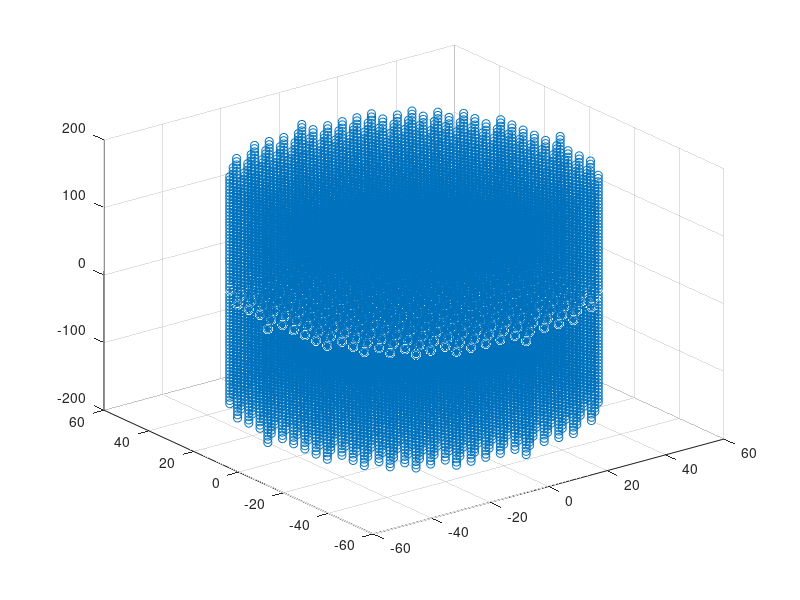

This figure's MATLAB source:
%Created by Yao-Wang Li, at Aug. 04, for cylinder simulation.

BoxSizeInPixel = 256;
PixelSize = 1.32;                     %A/pixel
BoxSize = round(BoxSizeInPixel * PixelSize);   %Box size in A  
BoxHalf = BoxSize/2 ;
rise = 4.8;
BoxHalf = BoxHalf - mod(BoxHalf,rise);
D = 100; 
r = D/2;

xy = zeros(1,2);

for i = [-r:5:r]
for j = [-r:5:r]
  r_square = r*r;
  if (i^2 + j^2 <= r_square)
    xy = [xy;i,j];
  else
    continue;
   end
 end
end
xy(1,:) = [];

num = rows(xy);
z = zeros(num,1);
coors = [xy,z];

for i = [-BoxHalf:rise:BoxHalf]
  if (i != 0)
    z = zeros(num,1);
    z(:) = i;
    tmp = [xy,z];
    coors = [coors;tmp];
  else
    continue;
  end
end

scatter3(coors(:,1),coors(:,2),coors(:,3));



 
fid = fopen('cylinderCoors.txt', 'wt');
for i = 1:size(coors,1)
    fprintf(fid, '%-0.4f \t', coors(i,:));
    fprintf(fid, '\n');
end
fclose(fid);


%Create pdb file
Helixpdb = fopen('cylinder.pdb','w');
fprintf(Helixpdb, '%-6s\t %-40s\n', 'HEADER', 'GENERATED by Octave script.');
fprintf(Helixpdb, '%-6s\t %-40s\n', 'AUTHOR', 'YAO-WANG LI');
fprintf(Helixpdb, '%-6s\n', 'HEADER');
 

% the e2pdb2mrc.py read 12:14, 6:11, 22:26, 30:38, 38:46,46:54
for i = 1:rows(coors)
    fprintf(Helixpdb,'%-5s%6d%3s%6s%1c%5d    %-8.3f%-8.3f%-8.3f\n', 'ATOM', i, 'N', 'HIS', 'A', 1, coors(i,1), coors(i,2), coors(i,3));
    fprintf(Helixpdb, '%-6s\n', 'TER');
end

fprintf(Helixpdb, '%-6s\n', 'END');
fclose(Helixpdb);
